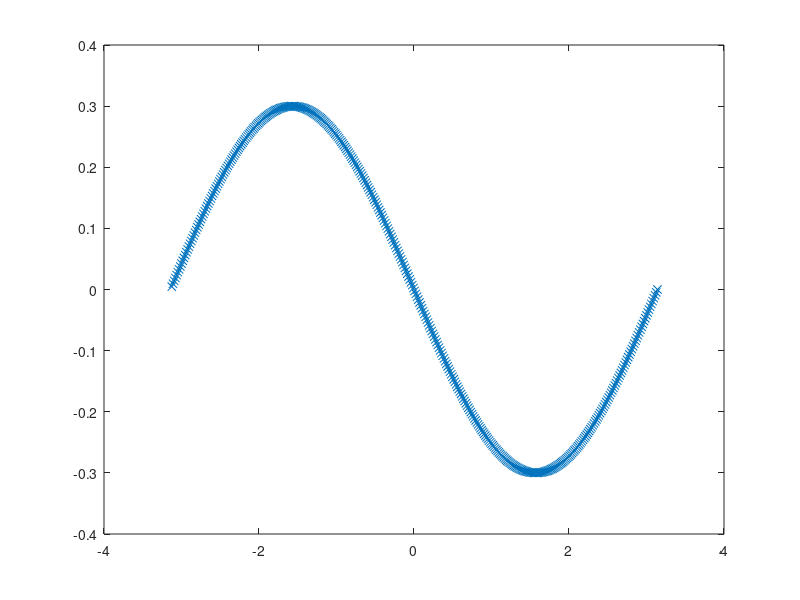

This figure's MATLAB source: (Note: this script raises an error after producing the figure.)
zk = pi/3;
d = 1;

nnode = 400;

ts = linspace(-pi/d,pi/d,nnode);
ts = ts(2:end);
ws = 1/(nnode-1);

xi = ts - 0.3i*sin(ts*d);
xip = 1 - 0.3i*d*cos(ts*d);

plot(real(xi),imag(xi),'x-')

src = []; src.r = [0.1;0.2];
targ = []; targ.r = [0.4;0.9];

kern1 = kernel('hq','s',zk,xi,d);
val1 = (xip*kern1.eval(src,targ))*ws;

kern2 = kernel('h','s',zk);
val2 = kern2.eval(src,targ);

err1 = abs(val1-val2) / abs(val1);

h0qkern = kernel('hq','s',zk,xi,d);
k0qkern = kernel('hq','s',1i*zk,xi,d);

flex_kern_q = @(s,t) 1/(2*zk^2)*(h0qkern.eval(s,t) - k0qkern.eval(s,t));

val1 = xip*flex_kern_q(src,targ)*ws;

flex_kern = @(s,t) chnk.flex2d.kern(zk,s,t,'s');

val2 = flex_kern(src,targ);

abs(val1-val2)
